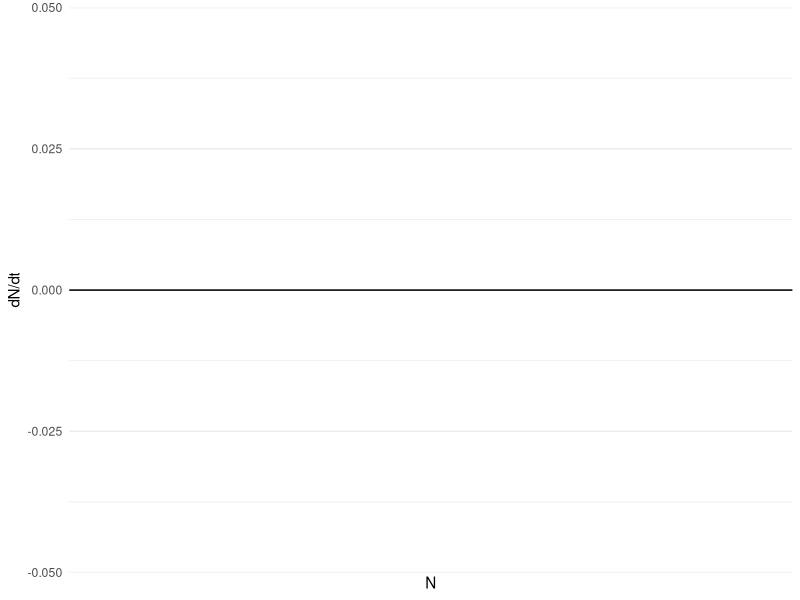
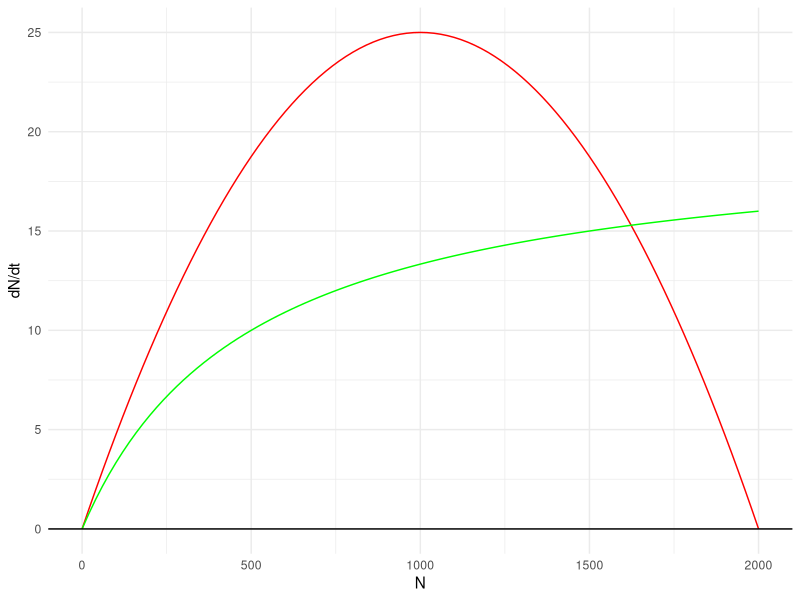
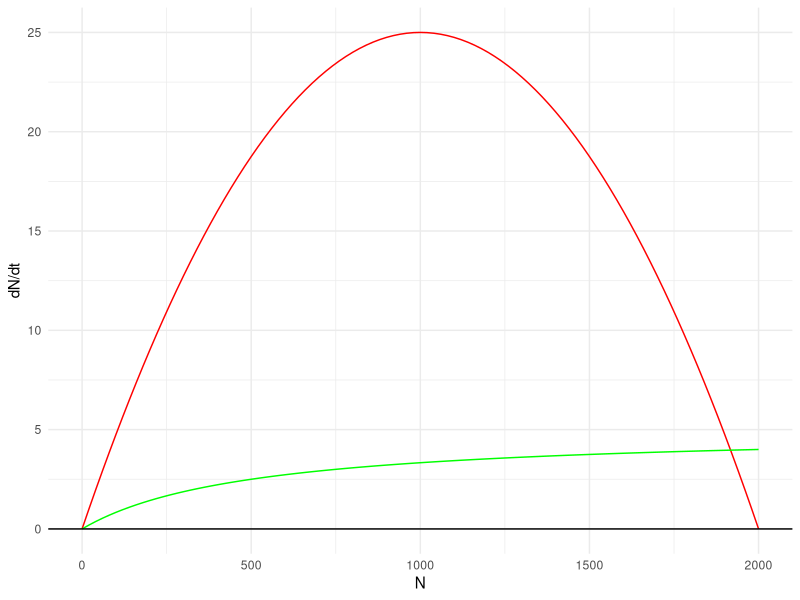
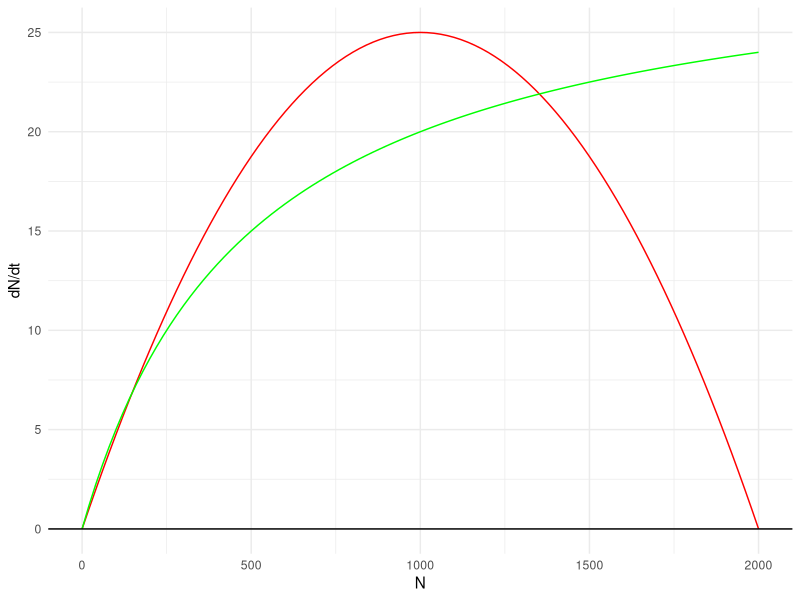
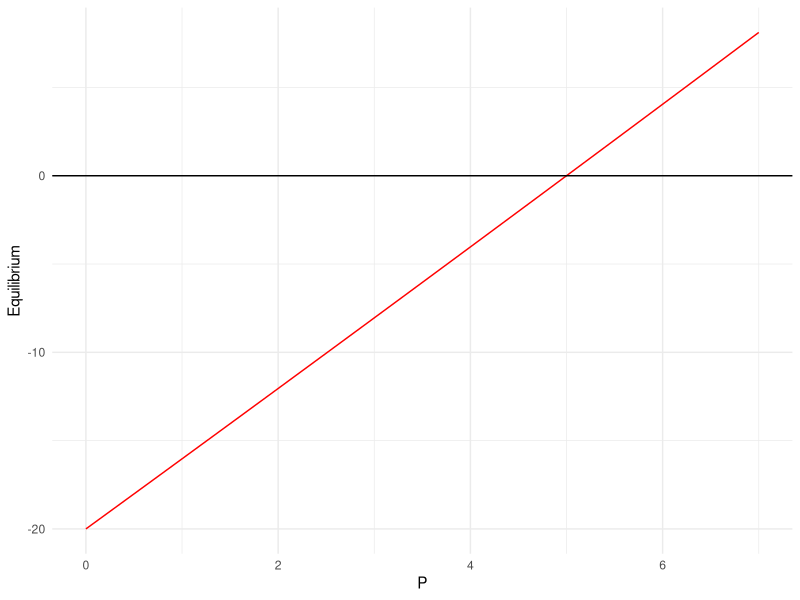

Generate these figures, in order, with R:
## ---- chunk 1
knitr::opts_chunk$set(echo = TRUE)

library(tidyverse)
library(Deriv)

## ---- chunk 2

#define parameters

r <- 0.05
K <- 2000
P <- 4
a <- 0.01
h <- 0.2

#write out function
f = function(N){
  r * N * (1 - (N/K)) - P * ((a*N)/(1 + a*h*N))
}

growth_plot <- ggplot(data.frame(N = 0:2000), aes(x = N)) + 
  stat_function(fun = "f", color = "red") +
  geom_hline(yintercept = 0) +
  ylab("dN/dt") + 
  theme_minimal()

growth_plot

## ---- chunk 3

#what is the derivative of the model equation? gives you the slope (just to double check my calculations)
dFN <- Deriv(f)

Simplify(dFN)
## ---- chunk 4

f_growth = function(N) {
  r * N * (1 -(N/K))
  }

f_hunt = function(N){
  P * (a*N/(1 + a*h*N))
}

separate_plot <- ggplot(data.frame(N = 0:2000), aes(x = N))+ 
  stat_function(fun = f_growth, color = "red") +
  stat_function(fun = f_hunt, color = "green")+
  geom_hline(yintercept = 0) +
  ylab("dN/dt")+
  theme_minimal()

  
separate_plot

## ---- chunk 5

#new hunter numbers
P_1 <- 1

P_6 <- 6

f_hunt_1 = function(N){
  P_1 * (a*N/(1 + a*h*N))
}

f_hunt_6 = function(N){
  P_6 * (a*N/(1 + a*h*N))
}

separate_plot_1 <- ggplot(data.frame(N = 0:2000), aes(x = N))+ 
  stat_function(fun = f_growth, color = "red") +
  stat_function(fun = f_hunt_1, color = "green")+
  geom_hline(yintercept = 0) +
  ylab("dN/dt")+
  theme_minimal()

separate_plot_1


separate_plot_6 <- ggplot(data.frame(N = 0:2000), aes(x = N))+ 
  stat_function(fun = f_growth, color = "red") +
  stat_function(fun = f_hunt_6, color = "green")+
  geom_hline(yintercept = 0) +
  ylab("dN/dt") + 
  theme_minimal()

separate_plot_6



## ---- chunk 6

#plug in 100 to equation to find dN/dt so you can find r / a? but do  you plug it into the derivative?

N_100 <- f(100) 



r_a_N_100 <- N_100/a # this is way to big 

## ---- chunk 7



## ---- chunk 8

d <- 1/a*h

f_eq_1 <- function(P){
  .5 * ((K - d) - sqrt((K-d)^2 + (4*K*d)/r*(r - a*P)))
}

eq_plot<- ggplot(data.frame(P = 0:7), aes(x = P))+ 
  stat_function(fun = f_eq_1, color = "red") +
  #stat_function(fun = f_hunt_6, color = "green")+
  geom_hline(yintercept = 0) +
  ylab("Equilibrium") + 
  theme_minimal()

eq_plot

